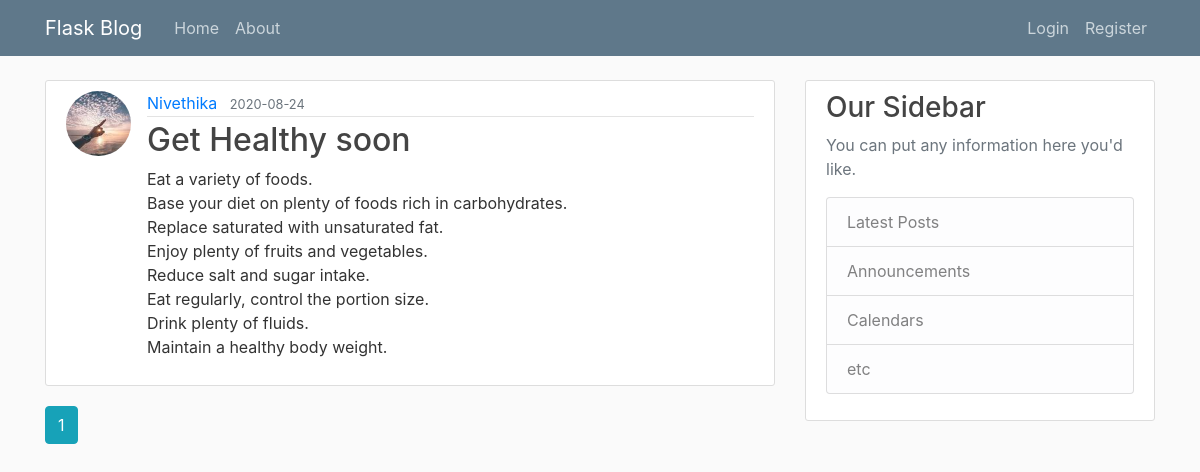
The page /home on the database its author committed.
### flaskblog/models.py (models this page shows, shortened)
class Post(db.Model):
    id = db.Column(db.Integer, primary_key=True)
    title = db.Column(db.String(100), nullable=False)
    date_posted = db.Column(db.DateTime, nullable=False, default=datetime.utcnow)
    content = db.Column(db.Text, nullable=False)
    user_id = db.Column(db.Integer, db.ForeignKey('user.id'), nullable=False)

class User(db.Model, UserMixin):
    id = db.Column(db.Integer, primary_key=True)
    username = db.Column(db.String(20), unique=True, nullable=False)
    email = db.Column(db.String(120), unique=True, nullable=False)
    image_file = db.Column(db.String(20), nullable=False, default='default.jpg')
    password = db.Column(db.String(60), nullable=False)
    posts = db.relationship('Post', backref='author', lazy=True)

### flaskblog/routes.py (the view)
@app.route("/")
@app.route("/home")
def home():
    page = request.args.get('page', 1, type=int)
    posts = Post.query.order_by(Post.date_posted.desc()).paginate(page=page, per_page=5)
    return render_template('home.html', posts=posts)

### flaskblog/templates/home.html
{% extends "layout.html" %}
{% block content %}
    {% for post in posts.items %}
        <article class="media content-section">
          <img class="rounded-circle article-img" src="{{ url_for('static', filename='profile_pics/' + post.author.image_file) }}">
          <div class="media-body">
            <div class="article-metadata">
              <a class="mr-2" href="{{ url_for('user_posts', username=post.author.username) }}">{{ post.author.username }}</a>
              <small class="text-muted">{{ post.date_posted.strftime('%Y-%m-%d') }}</small>
            </div>
            <h2><a class="article-title" href="{{ url_for('post', post_id=post.id) }}">{{ post.title }}</a></h2>
            <p class="article-content">{{ post.content }}</p>
          </div>
        </article>
    {% endfor %}
    {% for page_num in posts.iter_pages(left_edge=1, right_edge=1, left_current=1, right_current=2) %}
      {% if page_num %}
        {% if posts.page == page_num %}
          <a class="btn btn-info mb-4" href="{{ url_for('home', page=page_num) }}">{{ page_num }}</a>
        {% else %}
          <a class="btn btn-outline-info mb-4" href="{{ url_for('home', page=page_num) }}">{{ page_num }}</a>
        {% endif %}
      {% else %}
        ...
      {% endif %}
    {% endfor %}
{% endblock content %}

### flaskblog/static/main.css (style rules this page uses)
body { background: #fafafa; color: #333333; margin-top: 5rem; }
h1, h2, h3, h4, h5, h6 { color: #444444; }
.content-section { background: #ffffff; padding: 10px 20px; border: 1px solid #dddddd; border-radius: 3px; margin-bottom: 20px; }
.article-title { color: #444444; }
.article-content { white-space: pre-line; }
.article-img { height: 65px; width: 65px; margin-right: 16px; }
.article-metadata { padding-bottom: 1px; margin-bottom: 4px; border-bottom: 1px solid #e3e3e3 }

### rows shown on the page
Post: image_file (picture), author.username "Nivethika", date_posted "2020-08-24", title "Get Healthy soon", content "Eat a variety of foods. Base your diet on plenty of foods rich in carbohydrates. Replace saturated with unsaturated fat. Enjoy plenty of fruits and vegetables. Reduce salt and sugar intake. Eat regularly, control the portion size. Drink plenty of fluids. Maintain a healthy body weight."

### other values the page prints
{{ page_num }} "1"
